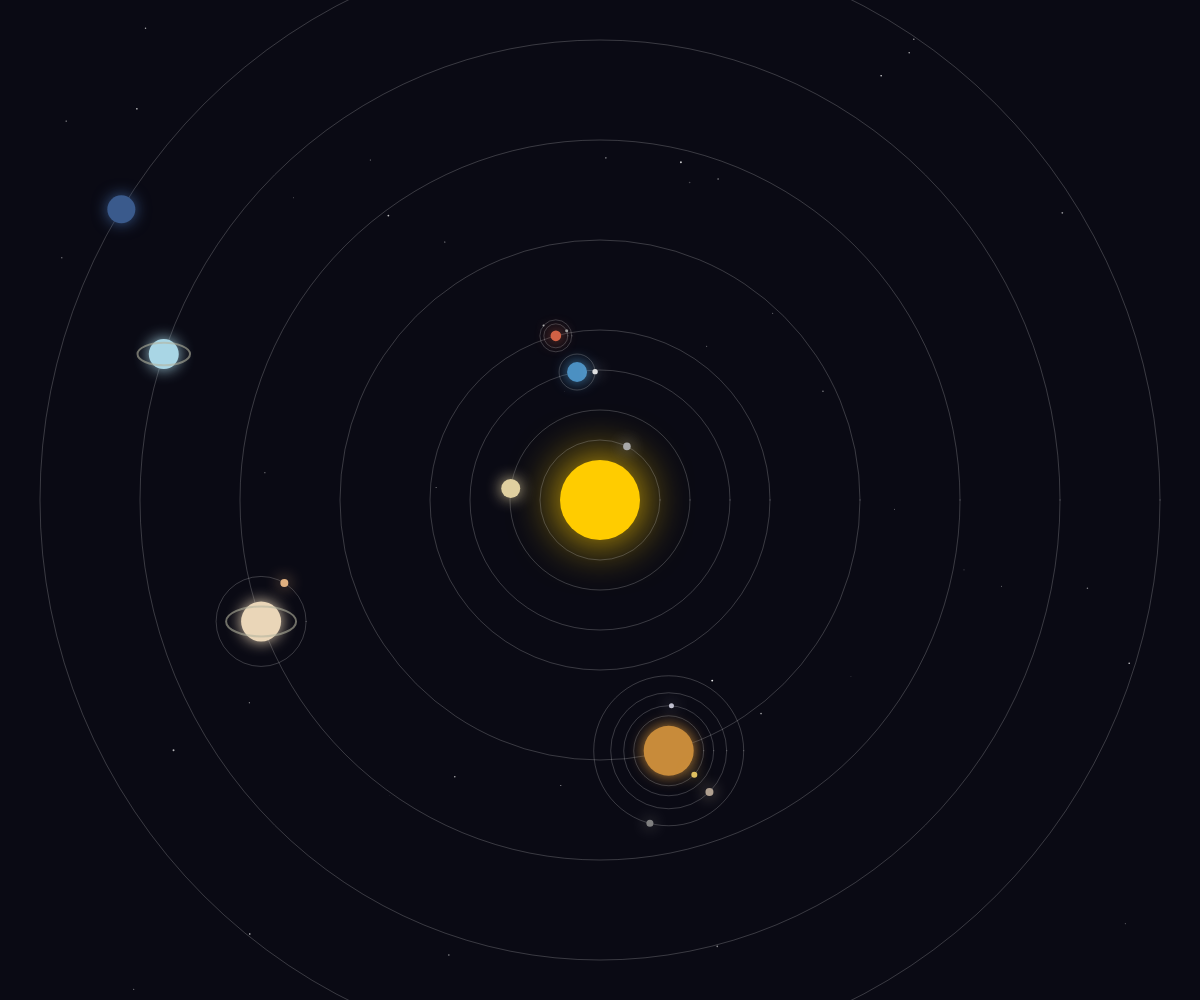
Frame 1 (no input)
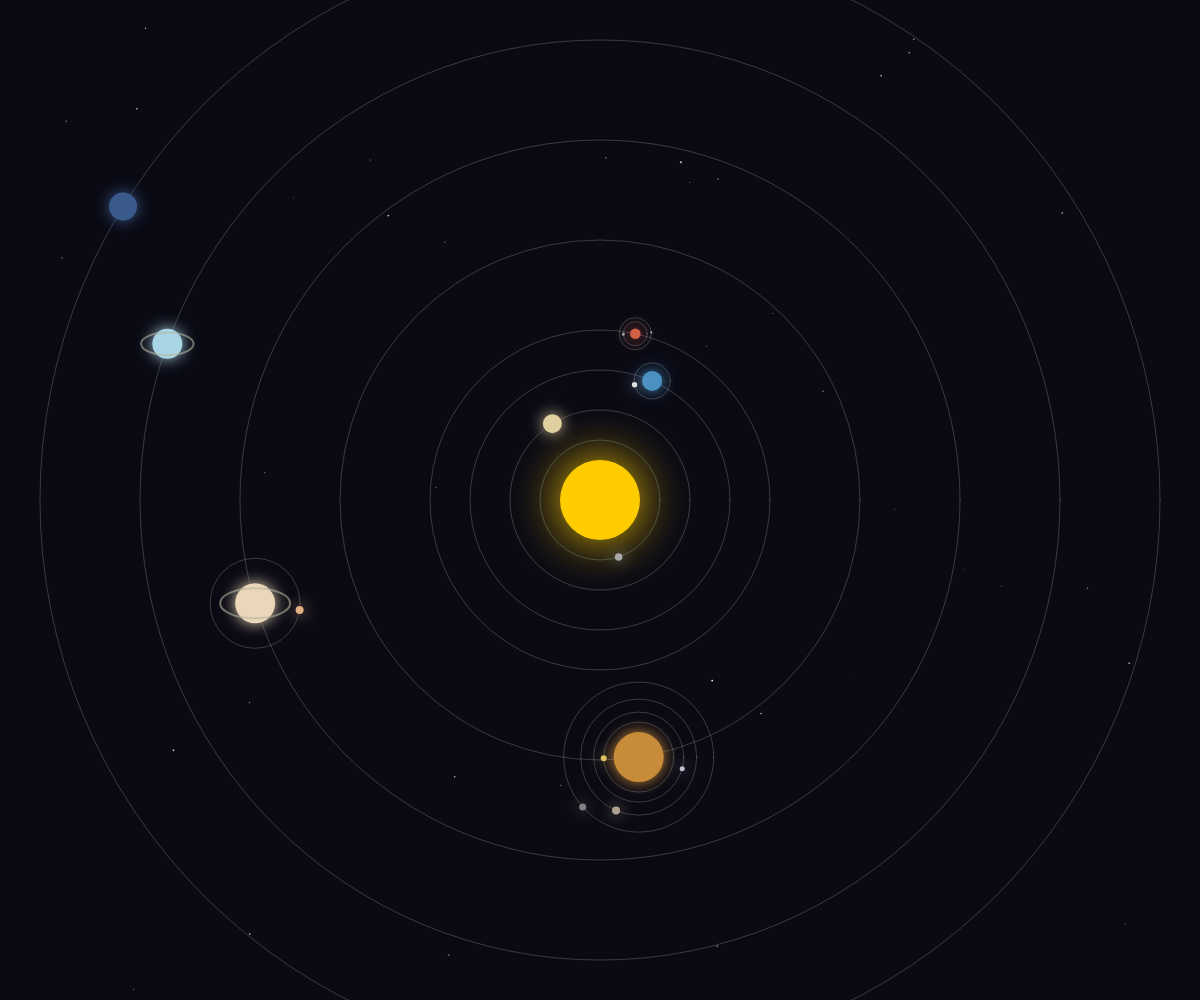
Frame 60 (no input)
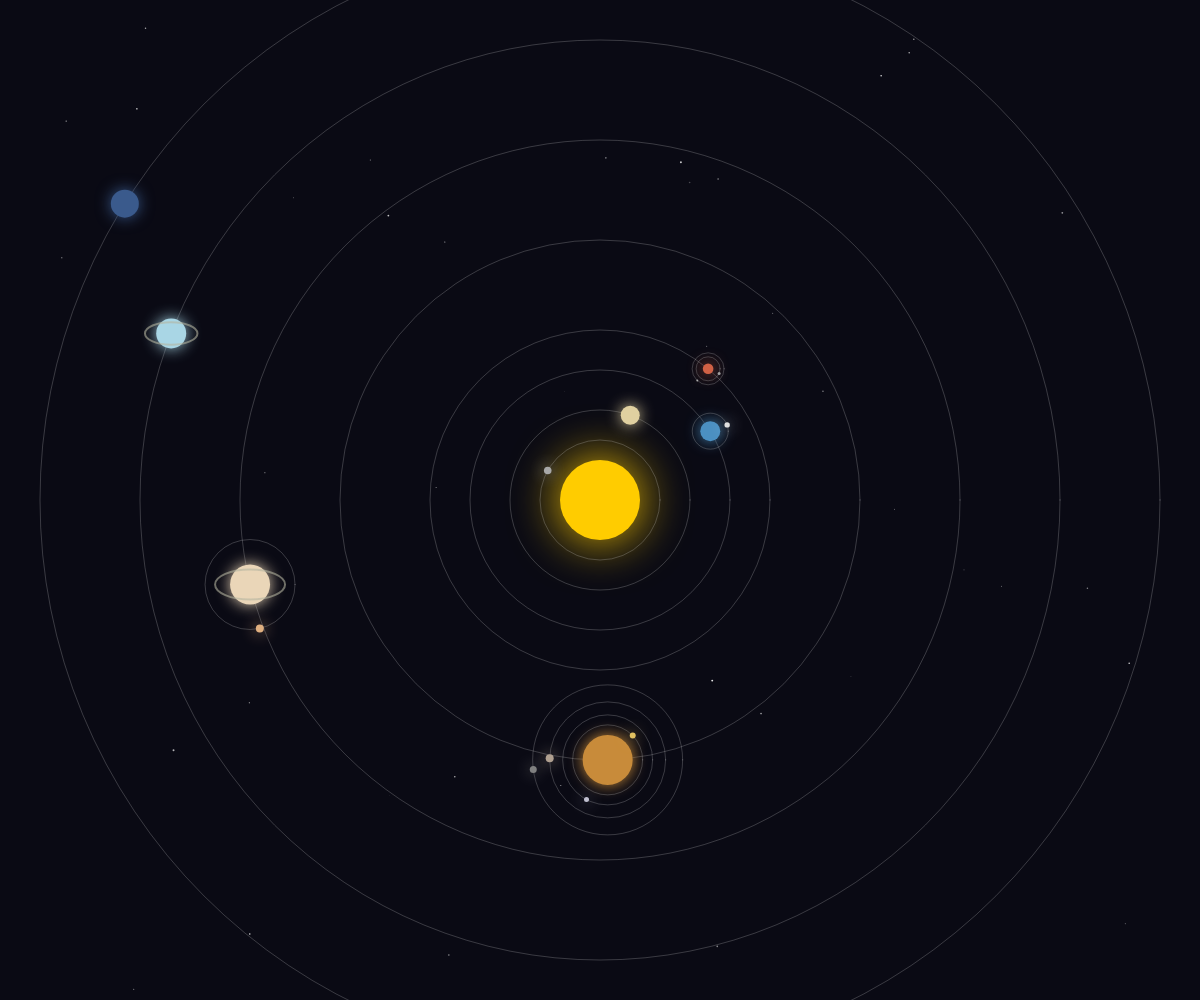
Frame 120 (the mouse pressed at the canvas centre since frame 60)

The p5.js sketch that drew these frames (run headless with seeded random() and noise() and a simulated clock; from frame 60 on, the mouse is pressed at the canvas centre):

// p5.js sketch
// ── sketch.js
let stars = [];
let zoom = 1.0;
let offsetX = 0;
let offsetY = 0;
let isDragging = false;
let lastMouseX = 0;
let lastMouseY = 0;

class CelestialBody {
  constructor(name, radius, distance, speed, color, hasRings = false) {
    this.name = name;
    this.radius = radius;
    this.distance = distance;
    this.speed = speed;
    this.color = color;
    this.angle = random(TWO_PI);
    this.moons = [];
    this.hasRings = hasRings;
  }

  addMoon(moon) {
    this.moons.push(moon);
  }

  update(dt) {
    this.angle += this.speed * dt;
    for (let moon of this.moons) {
      moon.update(dt);
    }
  }

  show() {
    push();
    // Orbit path
    if (this.distance > 0) {
      noFill();
      stroke(255, 50);
      strokeWeight(1 / zoom);
      ellipse(0, 0, this.distance * 2);
    }
    
    // Position
    let x = this.distance * cos(this.angle);
    let y = this.distance * sin(this.angle);
    translate(x, y);

    // Glow
    drawingContext.shadowBlur = this.name === 'Sun' ? 50 : 15;
    drawingContext.shadowColor = this.color;

    // Body
    noStroke();
    fill(this.color);
    ellipse(0, 0, this.radius * 2);
    
    // Reset glow for rings and moons
    drawingContext.shadowBlur = 0;

    // Rings
    if (this.hasRings) {
      noFill();
      stroke(180, 180, 160, 150);
      strokeWeight(2 / zoom);
      ellipse(0, 0, this.radius * 3.5, this.radius * 1.5);
    }

    // Moons
    for (let moon of this.moons) {
      moon.show();
    }
    pop();
  }
}

let sun;

function setup() {
  createCanvas(windowWidth, windowHeight);
  
  // Create stars
  for (let i = 0; i < 500; i++) {
    stars.push({
      x: random(-2000, 2000),
      y: random(-2000, 2000),
      size: random(0.5, 2),
      alpha: random(50, 255)
    });
  }

  // Define scale: relative to Earth = 1
  // Sun is scaled down to be visible, distances are logarithmic/compressed
  sun = new CelestialBody('Sun', 40, 0, 0, '#FFCC00');
  
  let mercury = new CelestialBody('Mercury', 3.8, 60, 0.04, '#A8A8A8');
  let venus = new CelestialBody('Venus', 9.5, 90, 0.015, '#E0D0A0');
  let earth = new CelestialBody('Earth', 10, 130, 0.01, '#4B90C2');
  let moon = new CelestialBody('Moon', 2.7, 18, 0.05, '#E0E0E0');
  earth.addMoon(moon);
  
  let mars = new CelestialBody('Mars', 5.3, 170, 0.008, '#D16145');
  let phobos = new CelestialBody('Phobos', 1.5, 12, 0.06, '#A0A0A0');
  let deimos = new CelestialBody('Deimos', 1, 16, 0.04, '#B0B0B0');
  mars.addMoon(phobos);
  mars.addMoon(deimos);
  
  let jupiter = new CelestialBody('Jupiter', 25, 260, 0.002, '#C88B3A');
  let io = new CelestialBody('Io', 3, 35, 0.04, '#E0C060');
  let europa = new CelestialBody('Europa', 2.5, 45, 0.03, '#C0C0D0');
  let ganymede = new CelestialBody('Ganymede', 4, 58, 0.02, '#B0A090');
  let callisto = new CelestialBody('Callisto', 3.5, 75, 0.01, '#808080');
  jupiter.addMoon(io);
  jupiter.addMoon(europa);
  jupiter.addMoon(ganymede);
  jupiter.addMoon(callisto);
  
  let saturn = new CelestialBody('Saturn', 20, 360, 0.0009, '#EAD6B8', true);
  let titan = new CelestialBody('Titan', 4, 45, 0.02, '#E0B080');
  saturn.addMoon(titan);

  let uranus = new CelestialBody('Uranus', 15, 460, 0.0004, '#A9D6E5', true);
  let neptune = new CelestialBody('Neptune', 14, 560, 0.0001, '#3A5A8C');

  sun.moons.push(mercury, venus, earth, mars, jupiter, saturn, uranus, neptune);
  
  // Initial position centered
  offsetX = width / 2;
  offsetY = height / 2;
}

function draw() {
  background(10, 10, 20);
  
  // Handle panning
  if (isDragging) {
    offsetX += mouseX - lastMouseX;
    offsetY += mouseY - lastMouseY;
    lastMouseX = mouseX;
    lastMouseY = mouseY;
  }

  translate(offsetX, offsetY);
  scale(zoom);

  // Draw starfield
  noStroke();
  for (let star of stars) {
    fill(255, 255, 255, star.alpha);
    ellipse(star.x, star.y, star.size / zoom);
  }

  // Update and draw solar system
  // Time step modifier can be adjusted if needed, currently 1 frame = 1 unit
  sun.update(1);
  sun.show();
}

function windowResized() {
  resizeCanvas(windowWidth, windowHeight);
}

function mouseWheel(event) {
  let zoomAmount = 0.1;
  if (event.delta > 0) {
    zoom *= (1 - zoomAmount);
  } else {
    zoom *= (1 + zoomAmount);
  }
  // Restrict zoom
  zoom = constrain(zoom, 0.1, 5);
}

function mousePressed() {
  isDragging = true;
  lastMouseX = mouseX;
  lastMouseY = mouseY;
}

function mouseReleased() {
  isDragging = false;
}
